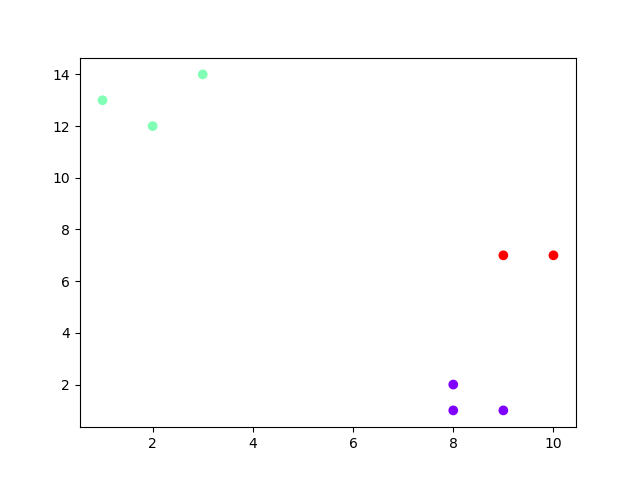

This figure's Python source:
import matplotlib.pyplot as plt
import numpy as np
from sklearn.cluster import KMeans

X=np.array([
    [8,2],[9,7],[2,12],
    [9,1],[10,7],[3,14],
    [8,1],[1,13]
    ])

kmeans = KMeans(n_clusters=3)
kmeans.fit(X)

print(kmeans.cluster_centers_)
plt.scatter(X[:,0],X[:,1], c=kmeans.labels_, cmap='rainbow')
plt.show()
